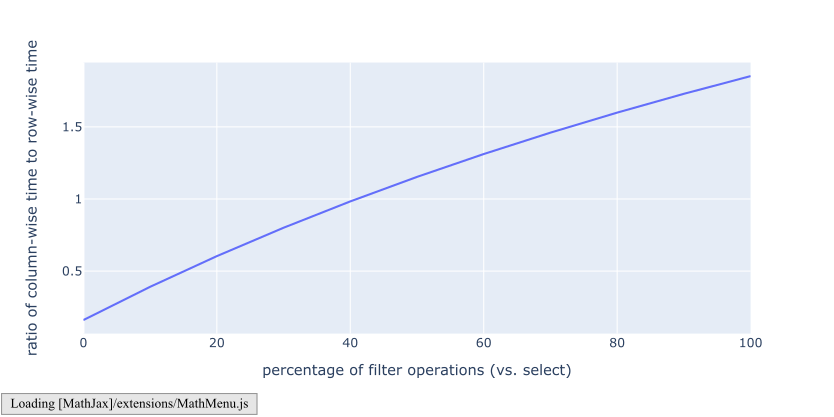

Python code for this plot:
import pandas as pd
import plotly.express as px

df = pd.read_csv("timing.csv")
df["ncell"] = df["nrow"] * df["ncol"]
for new, old in [
        ["f_col", "filter_col"],
        ["s_col", "select_col"],
        ["f_row", "filter_row"],
        ["s_row", "select_row"]]:
    df[new] = df[old] / df["ncell"]

stats = df[["f_col", "s_col", "f_row", "s_row"]].agg("mean")

def ratio(pct):
    c = (pct * stats["f_col"]) + ((1 - pct) * stats["s_col"])
    r = (pct * stats["f_row"]) + ((1 - pct) * stats["s_row"])
    return c / r

percentages = list(range(0, 101, 10))
ratios = [ratio(p / 100) for p in percentages]
temp = pd.DataFrame({"percentage": percentages, "ratio": ratios})
fig = px.line(temp, x="percentage", y="ratio",
              labels={
                  "percentage": "percentage of filter operations (vs. select)",
                  "ratio": "ratio of column-wise time to row-wise time"
              })
fig.write_image("analysis.pdf", width="800", height="400")
fig.write_image("analysis.svg", width="800", height="400")
